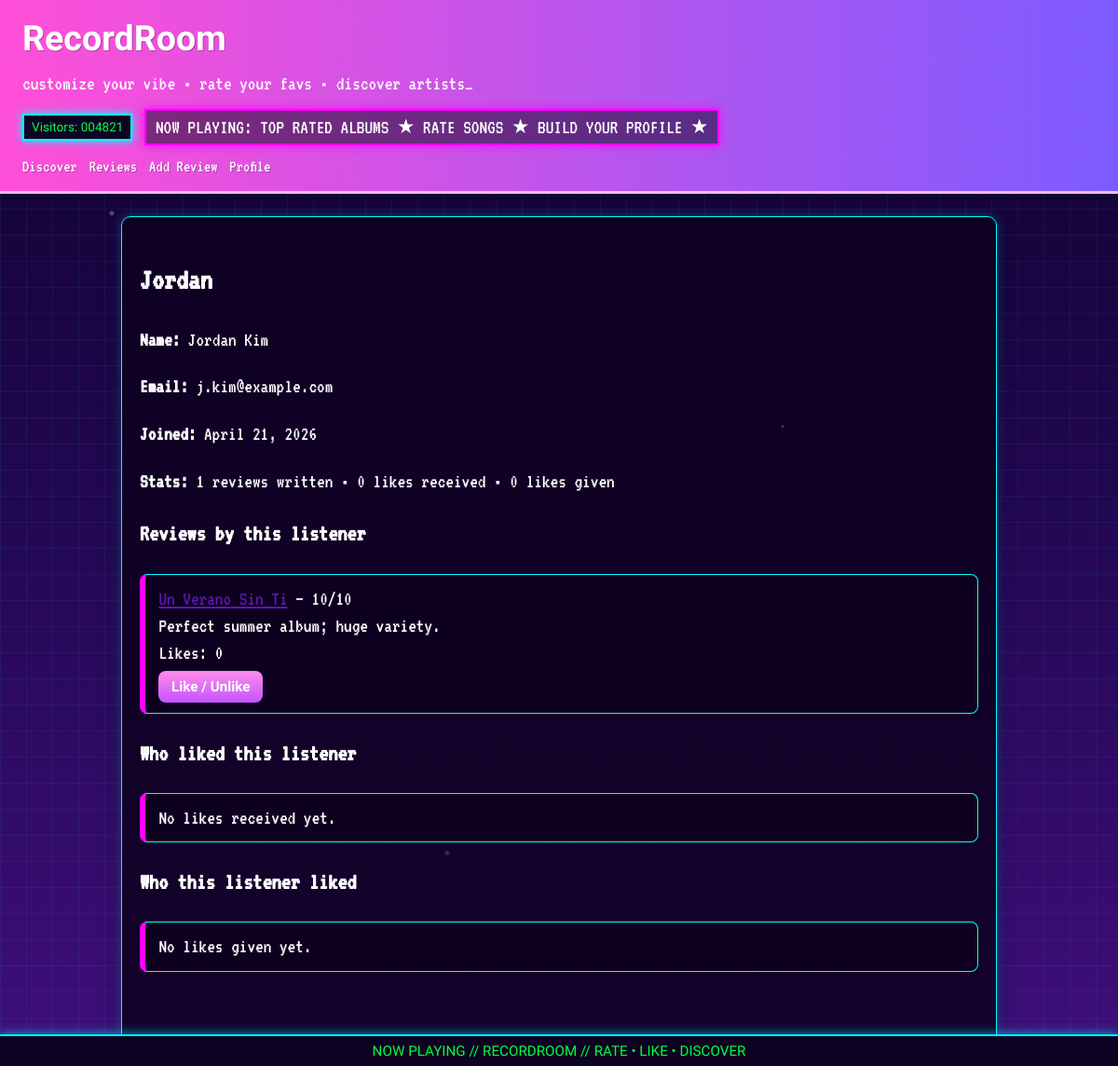
The page /project/listeners/2/ on the database as committed earlier.
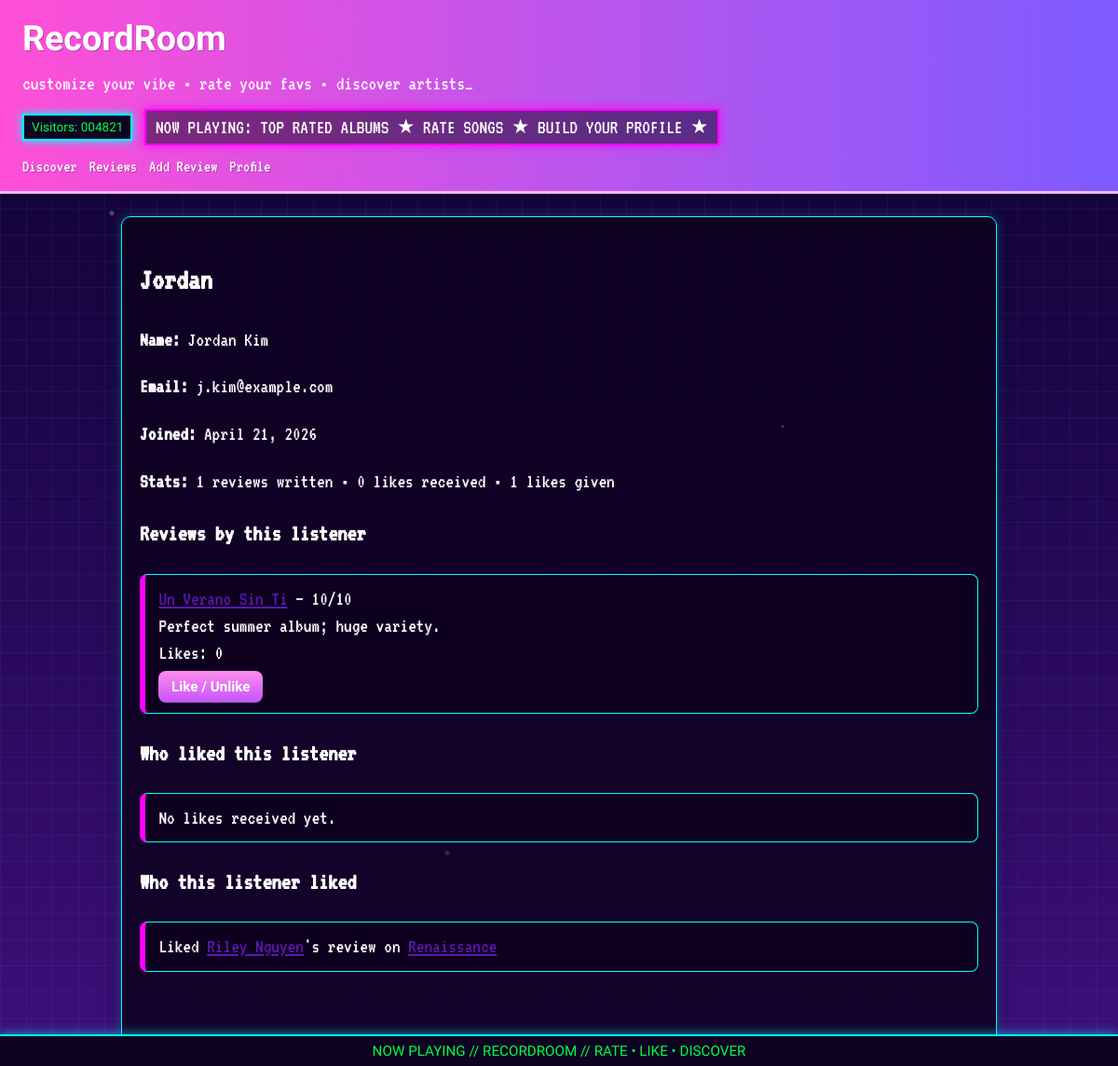
The same page on the database as committed later.
### project/models.py (models this page shows, shortened)
class Listener(models.Model):
    username = models.CharField(max_length=50, blank=True)
    first_name = models.TextField()
    last_name = models.TextField()
    email = models.EmailField()
    profile_image_url = models.URLField(blank=True, max_length=2000)
    bio = models.TextField(blank=True)
    date_joined = models.DateField(auto_now_add=True)
    def __str__(self):
        if self.username:
            return self.username
        return f"{self.first_name} {self.last_name}"
    @property
    def profile_image_src(self) -> str:
        return (self.profile_image_url or "").strip()

class Review(models.Model):
    REVIEW_TARGET_CHOICES = (
        ("album", "Album"),
        ("song", "Song"),
    )
    album = models.ForeignKey(Album, on_delete=models.CASCADE, related_name='reviews')
    listener = models.ForeignKey(Listener, on_delete=models.CASCADE, related_name='reviews')
    review_target = models.CharField(max_length=10, choices=REVIEW_TARGET_CHOICES, default="album")
    track_title = models.CharField(max_length=200, blank=True)
    rating = models.IntegerField()
    review_text = models.TextField()
    date_posted = models.DateField(auto_now_add=True)

class Album(models.Model):
    title = models.TextField()
    artist = models.ForeignKey(Artist, on_delete=models.CASCADE, related_name='albums')
    year_released = models.IntegerField()
    genre = models.TextField()
    cover_image = models.ImageField(upload_to='covers/', blank=True, null=True)
    external_cover_url = models.URLField(blank=True)
    musicbrainz_release_group_mbid = models.CharField(max_length=64, blank=True)

class ReviewLike(models.Model):
    review = models.ForeignKey(Review, on_delete=models.CASCADE, related_name="likes")
    listener = models.ForeignKey(Listener, on_delete=models.CASCADE, related_name="liked_reviews")
    created_at = models.DateTimeField(auto_now_add=True)
    class Meta:
        unique_together = ("review", "listener")

### project/views.py (the view)
# urls.py: path("listeners/<int:pk>/", views.ListenerDetailView.as_view(), name="listener_detail"),
class ListenerDetailView(DetailView):
    model = Listener
    template_name = "project/listener_detail.html"
    context_object_name = "listener"
    def get_context_data(self, **kwargs):
        context = super().get_context_data(**kwargs)
        listener = self.object
        reviews = listener.reviews.select_related("album").all().order_by("-id")
        likes_received = ReviewLike.objects.filter(review__listener=listener).select_related(
            "listener", "review", "review__album"
        )
        likes_given = listener.liked_reviews.select_related("review", "review__listener", "review__album")
        context["reviews"] = reviews
        context["likes_received_count"] = likes_received.count()
        context["likes_given_count"] = likes_given.count()
        context["likes_received"] = likes_received[:20]
        context["likes_given"] = likes_given[:20]
        context["listeners"] = Listener.objects.all().order_by("last_name", "first_name")
        cur = _current_listener(self.request)
        context["is_own_profile"] = cur is not None and cur.pk == listener.pk
        return context

### project/views.py (called while the page is built)
def _current_listener(request):
    listener_id = request.session.get("listener_id")
    if not listener_id:
        return None
    return Listener.objects.filter(pk=listener_id).first()

### project/templates/project/listener_detail.html (shortened to what this page needs)
{% extends "project/base.html" %}
{% block content %}
  <h2>{{ listener.username|default:listener.first_name }}</h2>
  <p><strong>Name:</strong> {{ listener.first_name }} {{ listener.last_name }}</p>
  <p><strong>Email:</strong> {{ listener.email }}</p>
  <p><strong>Joined:</strong> {{ listener.date_joined }}</p>
  <p>
    <strong>Stats:</strong>
    {{ reviews|length }} reviews written •
    {{ likes_received_count }} likes received •
    {{ likes_given_count }} likes given
  </p>
  <h3>Reviews by this listener</h3>
  <ul class="list-card">
    {% for review in reviews %}
      <li>
        <a href="{% url 'project:album_detail' review.album.pk %}">{{ review.album.title }}</a>
        — {{ review.rating }}/10
        <br>
        {{ review.review_text }}
        <br>
        Likes: {{ review.likes.count }}
        <form method="post" action="{% url 'project:review_like' review.pk %}" style="margin-top: 0.3rem;">
          <button type="submit">Like / Unlike</button>
        </form>
      </li>
    {% empty %}
      <li>No reviews by this listener yet.</li>
    {% endfor %}
  </ul>
  <h3>Who liked this listener</h3>
  <ul class="list-card">
    {% for like in likes_received %}
      <li>
        <a href="{% url 'project:listener_detail' like.listener.pk %}">{{ like.listener }}</a>
        liked review on <a href="{% url 'project:album_detail' like.review.album.pk %}">{{ like.review.album.title }}</a>
      </li>
    {% empty %}
      <li>No likes received yet.</li>
    {% endfor %}
  </ul>
  <h3>Who this listener liked</h3>
  <ul class="list-card">
    {% for like in likes_given %}
      <li>
        Liked <a href="{% url 'project:listener_detail' like.review.listener.pk %}">{{ like.review.listener }}</a>'s review on
        <a href="{% url 'project:album_detail' like.review.album.pk %}">{{ like.review.album.title }}</a>
      </li>
    {% empty %}
      <li>No likes given yet.</li>
    {% endfor %}
  </ul>
{% endblock %}

### project/templates/project/base.html (shortened to what this page needs)
<!DOCTYPE html>
<html lang="en">
<head>
  {% load static %}
  <link rel="stylesheet" href="{% static 'project/styles.css' %}">
</head>
<body>
  <div class="sparkle-bg"></div>
  <header class="site-header">
    <h1><a href="{% url 'project:home' %}">RecordRoom</a></h1>
    <p class="tagline">customize your vibe • rate your favs • discover artists<span class="blink-cursor">_</span></p>
    <div class="header-meta">
      <span class="hit-counter">Visitors: 004821</span>
      <div class="marquee"><span>NOW PLAYING: TOP RATED ALBUMS ★ RATE SONGS ★ BUILD YOUR PROFILE ★</span></div>
    </div>
    <nav>
      <a href="{% url 'project:home' %}">Discover</a>
      <a href="{% url 'project:review_list' %}">Reviews</a>
      <a href="{% url 'project:review_hub' %}">Add Review</a>
      <a href="{% url 'project:my_profile' %}">Profile</a>
    </nav>
  </header>
  <main class="container">
    {% block content %}{% endblock %}
  </main>
  <footer class="now-playing-bar">NOW PLAYING // RECORDROOM // RATE • LIKE • DISCOVER</footer>
</body>
</html>

### project/static/project/styles.css (style rules this page uses)
body { margin: 0; font-family: "VT323", "Trebuchet MS", Verdana, sans-serif; background: linear-gradient(rgba(0, 255, 255, 0.06) 1px, transparent 1px), linear-gradient(90deg, rgba(0, 255, 255, 0.06) 1px, transparent 1px), linear-gradient(180deg, #0f022e 0%, #210750 45%, #3f0f7b 100%); background-size: 28px 28px, 28px 28px, auto; color: #ffffff; font-size: 1.35rem; line-height: 1.35; }
.sparkle-bg { position: fixed; inset: 0; pointer-events: none; background-image: radial-gradient(circle at 10% 20%, rgba(255, 255, 255, 0.25) 0 2px, transparent 3px), radial-gradient(circle at 70% 40%, rgba(255, 255, 255, 0.2) 0 1px, transparent 2px), radial-gradient(circle at 40% 80%, rgba(255, 255, 255, 0.15) 0 2px, transparent 3px); }
.site-header { background: linear-gradient(90deg, #ff4fd8, #7d5bff); color: #fff; padding: 1rem 1.5rem 0.8rem; border-bottom: 3px solid #f7b6ff; box-shadow: 0 6px 0 rgba(0, 0, 0, 0.2); }
.site-header h1 { margin: 0 0 0.5rem; font-size: 2.35rem; font-family: "Orbitron", sans-serif; text-shadow: 0 0 10px #ff00ff, 0 0 20px #ff00ff; }
.site-header h1 a, .site-header nav a { color: #fff; text-decoration: none; text-shadow: 1px 1px 0 rgba(0, 0, 0, 0.25); }
.tagline { margin: 0 0 0.8rem; font-size: 1.35rem; opacity: 0.95; }
.blink-cursor { animation: blink 1s steps(2, start) infinite; }
.header-meta { display: flex; flex-wrap: wrap; align-items: center; gap: 0.8rem; margin-bottom: 0.7rem; }
.hit-counter { background: #0e0222; border: 2px solid #00ffff; box-shadow: 0 0 10px #00ffff; color: #00ff41; font-family: "Orbitron", sans-serif; font-size: 0.85rem; padding: 0.2rem 0.5rem; }
.marquee { overflow: hidden; white-space: nowrap; border: 2px solid #ff00ff; box-shadow: 0 0 10px #ff00ff; background: rgba(10, 2, 30, 0.5); max-width: 100%; }
.marquee span { display: inline-block; padding: 0.2rem 0.6rem; animation: marquee-scroll 16s linear infinite; }
.site-header nav { display: flex; flex-wrap: wrap; gap: 0.8rem; }
.site-header nav a { font-size: 1.15rem; }
.container { max-width: 900px; margin: 1.5rem auto; background: rgba(13, 0, 30, 0.85); border: 1.5px solid #00ffff; border-radius: 10px; padding: 1.2rem; box-shadow: 0 10px 25px rgba(9, 2, 24, 0.35), 0 0 12px rgba(0, 255, 255, 0.27); padding-bottom: 3.4rem; }
.list-card { list-style: none; padding: 0; }
.list-card li { background: rgba(13, 0, 30, 0.85); border: 1.5px solid #00ffff; border-left: 6px solid #ff00ff; border-radius: 8px; margin-bottom: 0.7rem; padding: 0.7rem 0.9rem; }
a { color: #5a18b0; }
button { background: linear-gradient(180deg, #ff8de9, #c453ff); color: #fff; border: none; border-radius: 8px; padding: 0.5rem 0.85rem; cursor: pointer; font-weight: 700; font-family: "Orbitron", sans-serif; font-size: 0.95rem; }
.now-playing-bar { position: fixed; left: 0; right: 0; bottom: 0; background: #0e0222; color: #00ff41; border-top: 2px solid #00ffff; box-shadow: 0 -2px 10px rgba(0, 255, 255, 0.45); text-align: center; padding: 0.35rem 0.6rem; font-family: "Orbitron", sans-serif; font-size: 0.95rem; z-index: 30; }

Rows that differ between the two databases and show on the page:
added ReviewLike: review.listener "Riley Nguyen", review.album "Renaissance"
Other text that changed with them:
{{ likes_given_count }}: "0" → "1"
text no longer shown: "No likes given yet."
